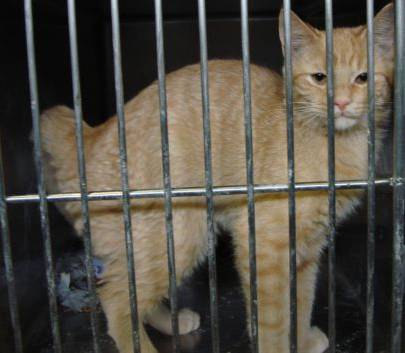
#> input picture train/cat.15.jpg, 405 x 353 px; its folder holds 4 pictures in this run
$ python main.py   (older library calls are emulated)
#> lines starting #> are read from the running program, lines starting #| are printed output that depends on the picture
import pandas as pd
import os
from sklearn import svm
import numpy as np
from skimage.feature import hog
from PIL import Image
import warnings
warnings.filterwarnings("ignore")

# ******************************************************************************************************* #

data = pd.read_csv('sampleSubmission.csv')
#> (reads sampleSubmission.csv from the repository)
data = data[:1100]
dataFrame = pd.DataFrame(data)
dataFrame2 = pd.DataFrame(data)
features = []
features2 = []
direction = r'train'
count = 0

# ******************************************************************************************************* #

for index, image in enumerate(os.listdir(direction)):
    if count < 1000:
      img_direction = os.path.join(direction, image)
      Im = Image.open(img_direction)
#> Im is the input picture: PIL image 405x353 RGB; mean R, G, B 83.2, 77.9, 68.6
      resizedImage = Im.resize((128, 64))
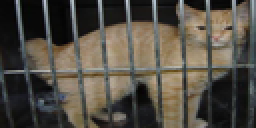
#> resizedImage: PIL image 128x64 RGB (shown 2 times larger); mean R, G, B 83.2, 77.9, 68.6
      fd, hogImage = hog(resizedImage, orientations=9, pixels_per_cell=(8, 8)
                         , cells_per_block=(2, 2), visualize=True, multichannel=True)
#> fd = 3780 values, max 0.588 at index 557, min 0 at index 3, mean 0.124
      features.append(fd)
      if image[0] == 'd':
          row = {'id': index+1, 'label': 1}
          dataFrame = dataFrame.append(row, ignore_index=True)
    elif 1000 <= count < 1100:
        img_direction = os.path.join(direction, image)
        Im = Image.open(img_direction)
        resizedImage = Im.resize((128, 64))
        fd, hogImage = hog(resizedImage, orientations=9, pixels_per_cell=(8, 8)
                           , cells_per_block=(2, 2), visualize=True, multichannel=True)
        features2.append(fd)
        if image[0] == 'd':
            row = {'id': index + 1, 'label': 1}
            dataFrame2 = dataFrame2.append(row, ignore_index=True)
    elif 23900 <= count < 24000:
        img_direction = os.path.join(direction, image)
        Im = Image.open(img_direction)
        resizedImage = Im.resize((128, 64))
        fd, hogImage = hog(resizedImage, orientations=9, pixels_per_cell=(8, 8)
                           , cells_per_block=(2, 2), visualize=True, multichannel=True)
        features2.append(fd)
        if image[0] == 'd':
            row = {'id': index + 1, 'label': 1}
            dataFrame2 = dataFrame2.append(row, ignore_index=True)

    elif count >= 24000:
      img_direction = os.path.join(direction, image)
      Im = Image.open(img_direction)
      resizedImage = Im.resize((128, 64))
      fd, hogImage = hog(resizedImage, orientations=9, pixels_per_cell=(8, 8)
                         , cells_per_block=(2, 2), visualize=True, multichannel=True)
      features.append(fd)
      if image[0] == 'd':
          row = {'id': index+1, 'label': 1}
          dataFrame = dataFrame.append(row, ignore_index=True)
    count = count+1
#> pass 2 of the loop `for index, image in enumerate(os.listdir(direction)):`:
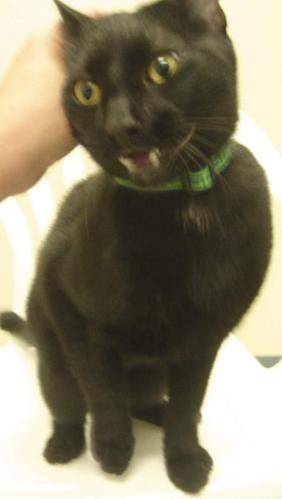
#> input picture train/cat.155.jpg, 282 x 499 px
#> Im is the input picture: PIL image 282x499 RGB; mean R, G, B 136.3, 129.5, 107.9
#> `resizedImage = Im.resize((128, 64))`:
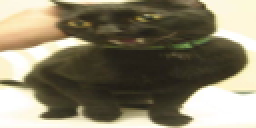
#> resizedImage: PIL image 128x64 RGB (shown 2 times larger); mean R, G, B 136.3, 129.5, 107.9
#> fd = 3780 values, max 0.623 at index 1912, min 0 at index 8, mean 0.11
#> pass 3 of the loop `for index, image in enumerate(os.listdir(direction)):`:
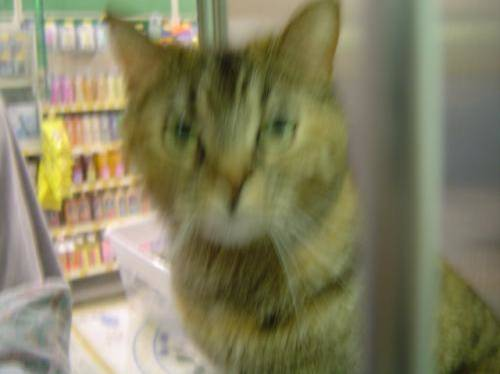
#> input picture train/cat.156.jpg, 500 x 374 px
#> Im is the input picture: PIL image 500x374 RGB; mean R, G, B 132.4, 128.9, 98.1
#> `resizedImage = Im.resize((128, 64))`:
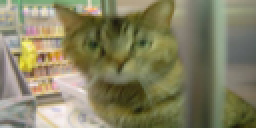
#> resizedImage: PIL image 128x64 RGB (shown 2 times larger); mean R, G, B 132.4, 128.9, 98.1
#> fd = 3780 values, max 0.483 at index 1584, min 0 at index 269, mean 0.13
#> the loop made 4 passes; the first 3 are shown

# ******************************************************************************************************* #

dataFrame = dataFrame[:2000]
#> dataFrame = table of 1100 rows and 2 columns
#> (the run stopped early here; a loop or call above may not have finished)
